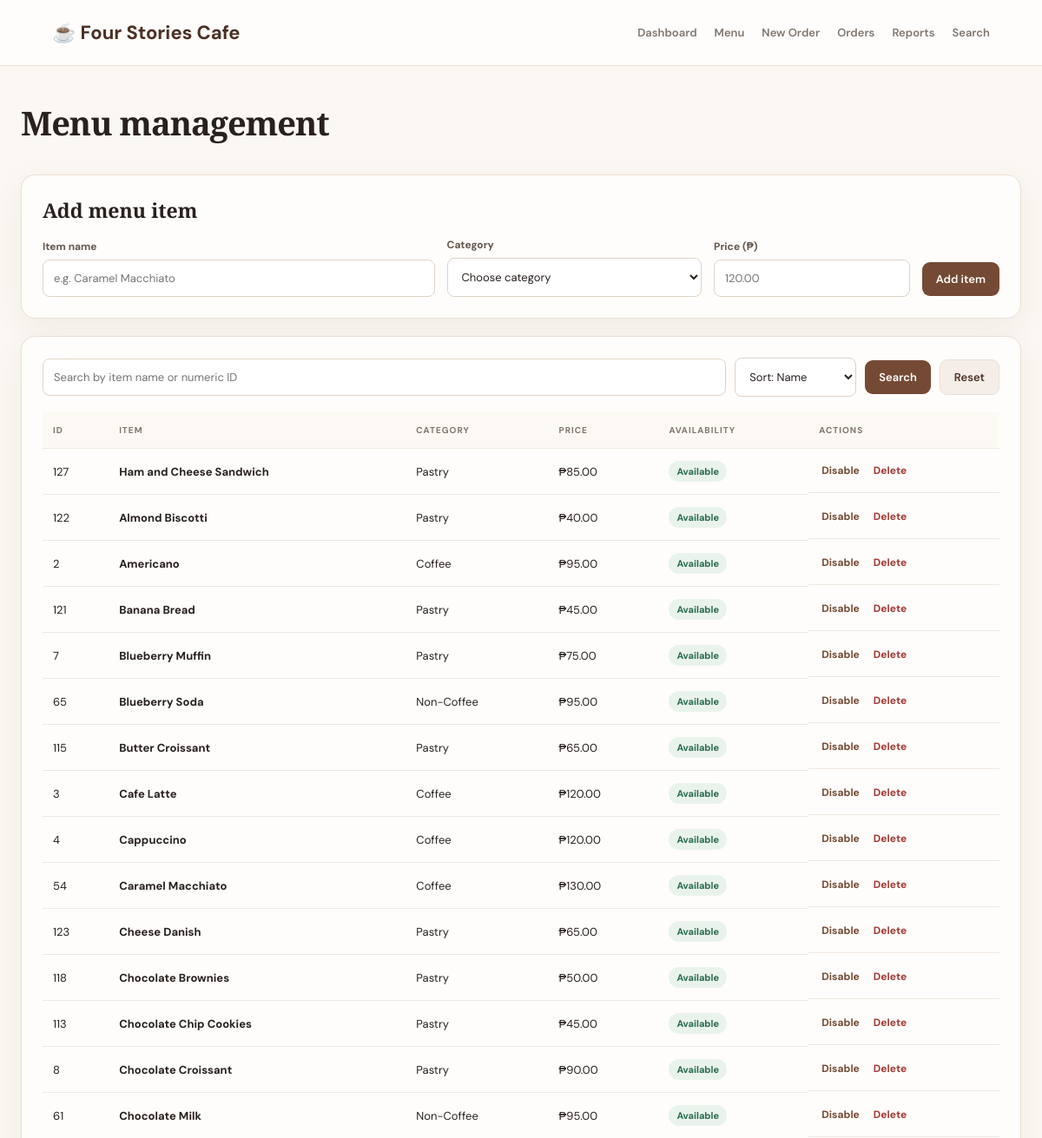
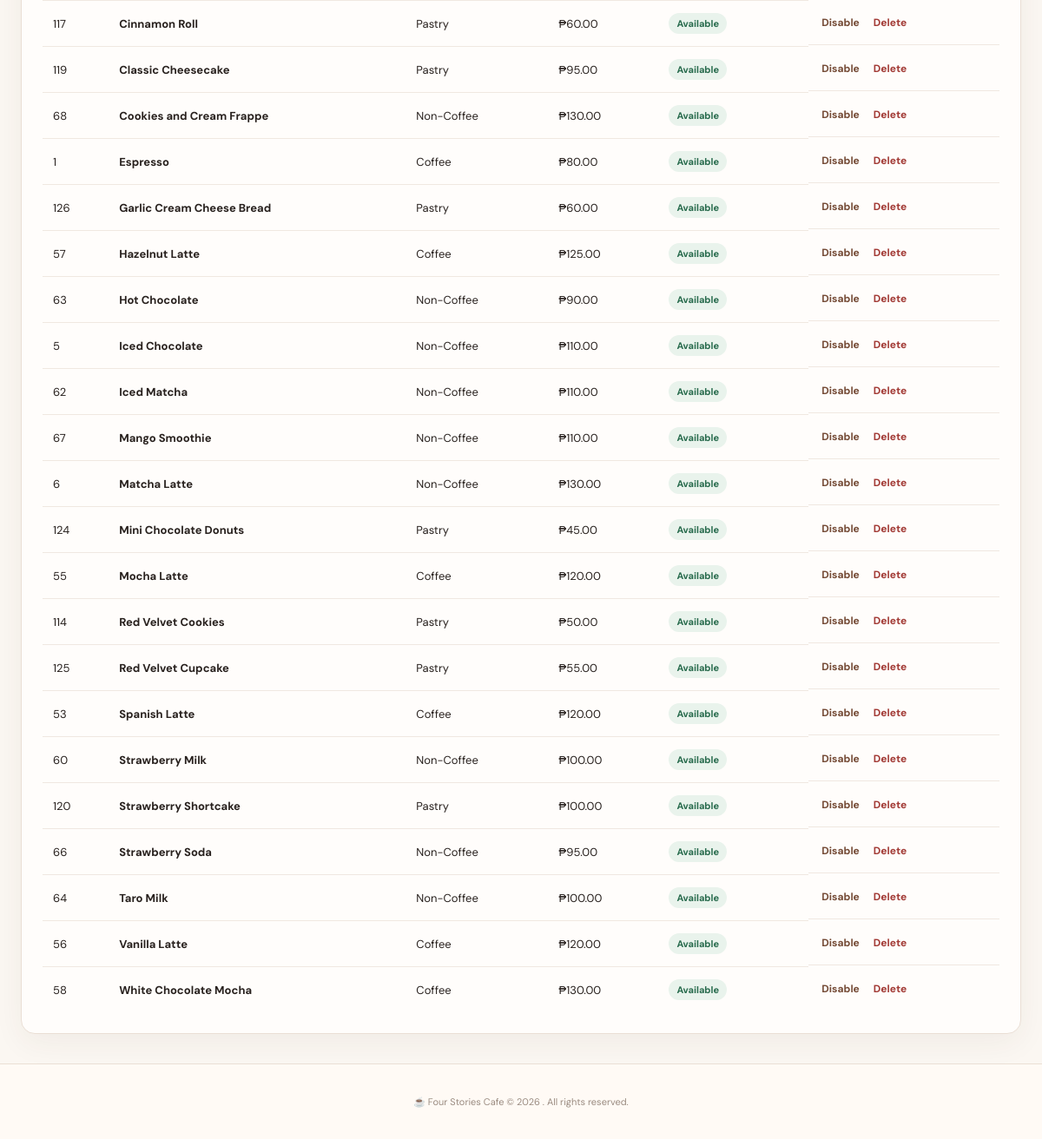
The page /menu on the database its author committed (2 pictures, top to bottom).
### tables this page shows
CREATE TABLE menu_items (
        id INTEGER PRIMARY KEY AUTOINCREMENT,
        name TEXT NOT NULL COLLATE NOCASE UNIQUE,
        category TEXT NOT NULL,
        price REAL NOT NULL CHECK(price >= 0),
        available INTEGER NOT NULL DEFAULT 1 CHECK(available IN (0,1))
    );

### app.py (the view, shortened to what this page needs)
@app.route("/menu", methods=["GET", "POST"])
def menu():
    db = get_db()
    query = request.args.get("q", "").strip()
    sort_by = request.args.get("sort", "name")
    items, hash_table = get_menu_cache()
    if query:
        if query.isdigit():
            found = hash_table.search(int(query))
            items = [found] if found else []
        else:
            items = [item for item in items if query.lower() in item["name"].lower()]
    if sort_by == "price":
        items = merge_sort(items, key="price")
    elif sort_by == "id":
        items = merge_sort(items, key="id")
    else:
        items = merge_sort(items, key="name")
    return render_template("menu.html", items=items, query=query, sort_by=sort_by)

### algorithms.py (called while the page is built)
def merge_sort(items, key="name"):
    if len(items) <= 1:
        return list(items)
    middle = len(items) // 2
    left = merge_sort(items[:middle], key)
    right = merge_sort(items[middle:], key)
    return _merge(left, right, key)

def _merge(left, right, key):
    result = []
    i = j = 0
    while i < len(left) and j < len(right):
        if left[i][key] <= right[j][key]:
            result.append(left[i])
            i += 1
        else:
            result.append(right[j])
            j += 1
    result.extend(left[i:])
    result.extend(right[j:])
    return result

### app.py (called while the page is built)
def get_menu_cache():
    db = get_db()
    rows = db.execute("SELECT id, name, category, price, available FROM menu_items ORDER BY id").fetchall()
    items = [dict(row) for row in rows]
    table = ChainedHashTable()
    for item in items:
        table.insert(item["id"], item)
    return items, table

### data_structures.py (called while the page is built)
    def _index(self, key):
        return hash(key) % self.capacity

    def insert(self, key, value):
        bucket = self.buckets[self._index(key)]
        for i, (existing_key, _existing_value) in enumerate(bucket):
            if existing_key == key:
                bucket[i] = (key, value)
                return
        bucket.append((key, value))
        self.size += 1

### database.py (called while the page is built)
def get_db():
    if "db" not in g:
        g.db = sqlite3.connect(DATABASE)
        g.db.row_factory = sqlite3.Row
        g.db.execute("PRAGMA foreign_keys = ON")
    return g.db

### templates/menu.html (shortened to what this page needs)
{% extends "base.html" %}
{% block content %}
<div class="page-head"><div><h1>Menu management</h1></div></div>
<section class="panel">
  <h2>Add menu item</h2>
  <form method="post" class="form-grid">
    <label>Item name<input name="name" maxlength="80" required placeholder="e.g. Caramel Macchiato"></label>
    <label>Category<select name="category" required><option value="">Choose category</option><option>Coffee</option><option>Non-Coffee</option><option>Pastry</option><option>Food</option><option>Other</option></select></label>
    <label>Price (₱)<input name="price" type="number" min="0" max="100000" step="0.01" required placeholder="120.00"></label>
    <div class="form-action"><button class="button" type="submit">Add item</button></div>
  </form>
</section>
<section class="panel">
  <form method="get" class="toolbar">
    <input name="q" value="{{ query }}" placeholder="Search by item name or numeric ID">
    <select name="sort"><option value="name" {% if sort_by=='name' %}selected{% endif %}>Sort: Name</option></select>
    <button class="button" type="submit">Search</button>
    <a class="button secondary" href="{{ url_for('menu') }}">Reset</a>
  </form>
  <div class="table-wrap"><table><thead><tr><th>ID</th><th>Item</th><th>Category</th><th>Price</th><th>Availability</th><th>Actions</th></tr></thead><tbody>
  {% for item in items %}<tr><td>{{ item.id }}</td><td><strong>{{ item.name }}</strong></td><td>{{ item.category }}</td><td>₱{{ "%.2f"|format(item.price) }}</td><td><span class="pill {% if not item.available %}off{% endif %}">{{ 'Available' if item.available else 'Unavailable' }}</span></td><td class="actions">
  <form method="post" action="{{ url_for('toggle_menu', item_id=item.id) }}"><button class="text-button" type="submit">{{ 'Disable' if item.available else 'Enable' }}</button></form>
  <form method="post" action="{{ url_for('delete_menu', item_id=item.id) }}" onsubmit="return confirm('Delete this menu item?')"><button class="text-button danger-text" type="submit">Delete</button></form>
  </td></tr>{% else %}<tr><td colspan="6" class="empty">No menu items match your search.</td></tr>{% endfor %}
  </tbody></table></div>
</section>
{% endblock %}

### templates/base.html (shortened to what this page needs)
<!doctype html>
<html lang="en">
<head>
  <link rel="stylesheet"
        href="{{ url_for('static', filename='style.css') }}">
</head>
<body>
<header class="topbar">
  <a class="brand" href="{{ url_for('index') }}">
    ☕ Four Stories Cafe
  </a>
  <nav>
    <a href="{{ url_for('index') }}">Dashboard</a>
    <a href="{{ url_for('menu') }}">Menu</a>
    <a href="{{ url_for('new_order') }}">New Order</a>
    <a href="{{ url_for('orders') }}">Orders</a>
    <a href="{{ url_for('reports') }}">Reports</a>
    <a href="{{ url_for('search_binary') }}">Search</a>
  </nav>
</header>
<main class="container">
  {% block content %}{% endblock %}
</main>
<footer>
<p class="copyright">
    ☕ Four Stories Cafe © 2026 . All rights reserved.
  </p>
</footer>
</body>
</html>

### static/style.css (style rules this page uses)
:root { --ink:#28211e;--muted:#80756e;--cream:#fbf7f2;--paper:#fffdfb;--line:#eadfd5;--coffee:#744a35;--coffee-dark:#4b3025;--peach:#f4e1d1;--green:#286b4d;--red:#a23a35;--shadow:0 10px 35px rgba(73,48,34,.06) }
* { box-sizing:border-box }
body { margin:0;background:var(--cream);color:var(--ink);font-family:'DM Sans',sans-serif;font-size:15px }
.topbar { min-height:76px;padding:0 max(5vw,24px);display:flex;align-items:center;justify-content:space-between;gap:24px;background:var(--paper);border-bottom:1px solid var(--line);position:sticky;top:0;z-index:10 }
.brand { font-weight:700;color:var(--coffee-dark);font-size:22px;text-decoration:none;white-space:nowrap }
.topbar nav { display:flex;gap:20px;flex-wrap:wrap }
.topbar nav a { font-size:13px;font-weight:600;text-decoration:none;color:var(--muted) }
.container { max-width:1200px;margin:34px auto;padding:0 24px;min-height:75vh }
.hero h1,.page-head h1 { font-family:'Playfair Display',serif;font-size:clamp(30px,4vw,46px);margin:5px 0 12px;letter-spacing:-1px }
.button { border:0;display:inline-flex;align-items:center;justify-content:center;padding:11px 16px;border-radius:9px;background:var(--coffee);color:white;text-decoration:none;font:600 13px 'DM Sans',sans-serif;cursor:pointer }
.button.secondary { background:#f5eee8;color:var(--coffee-dark);border:1px solid var(--line) }
.panel { background:var(--paper);border:1px solid var(--line);border-radius:16px;padding:24px;margin:20px 0;box-shadow:var(--shadow) }
h2 { font-family:'Playfair Display',serif;font-size:23px;margin:0 0 16px }
.section-head,.page-head { display:flex;justify-content:space-between;align-items:center;gap:20px }
.page-head { margin:0 0 22px }
.page-head h1 { font-size:38px }
.table-wrap { width:100%;overflow-x:auto }
table { width:100%;border-collapse:collapse;white-space:nowrap }
th,td { text-align:left;padding:14px 12px;border-bottom:1px solid #f0e8e1;font-size:13px }
th { font-size:10px;text-transform:uppercase;letter-spacing:1px;color:var(--muted);background:#fcf8f4 }
tbody tr:last-child td { border-bottom:0 }
.pill { display:inline-block;background:#e9f3ec;color:#286b4d;border-radius:20px;padding:5px 9px;font-size:11px;font-weight:700 }
.form-grid { display:grid;grid-template-columns:2fr 1.3fr 1fr auto;gap:14px;align-items:end }
label { display:flex;flex-direction:column;gap:7px;font-size:12px;font-weight:700;color:#64564e }
input,select { font:13px 'DM Sans',sans-serif;padding:12px;border:1px solid #dfd2c7;border-radius:8px;background:#fff;color:var(--ink);min-width:0 }
.form-action { padding-bottom:1px }
.toolbar { display:flex;gap:10px;margin-bottom:18px;align-items:center }
.toolbar input { flex:1 }
.toolbar select { min-width:140px }
.actions { display:flex;gap:10px;align-items:center }
.actions form { display:inline }
.text-button { border:0;background:none;color:var(--coffee);font:700 12px 'DM Sans',sans-serif;cursor:pointer;padding:3px }
.danger-text,.error-text { color:var(--red)!important }
footer { text-align:center;color:#9a8b80;font-size:11px;padding:25px;border-top:1px solid var(--line);background:#fffaf5 }

### rows shown on the page
menu_items: id "127", name "Ham and Cheese Sandwich", category "Pastry", price "85.00", available "Available", available "Disable"
menu_items: id "122", name "Almond Biscotti", category "Pastry", price "40.00", available "Available", available "Disable"
menu_items: id "2", name "Americano", category "Coffee", price "95.00", available "Available", available "Disable"
menu_items: id "121", name "Banana Bread", category "Pastry", price "45.00", available "Available", available "Disable"
menu_items: id "7", name "Blueberry Muffin", category "Pastry", price "75.00", available "Available", available "Disable"
menu_items: id "65", name "Blueberry Soda", category "Non-Coffee", price "95.00", available "Available", available "Disable"
menu_items: id "115", name "Butter Croissant", category "Pastry", price "65.00", available "Available", available "Disable"
menu_items: id "3", name "Cafe Latte", category "Coffee", price "120.00", available "Available", available "Disable"
menu_items: id "4", name "Cappuccino", category "Coffee", price "120.00", available "Available", available "Disable"
menu_items: id "54", name "Caramel Macchiato", category "Coffee", price "130.00", available "Available", available "Disable"
menu_items: id "123", name "Cheese Danish", category "Pastry", price "65.00", available "Available", available "Disable"
menu_items: id "118", name "Chocolate Brownies", category "Pastry", price "50.00", available "Available", available "Disable"
menu_items: id "113", name "Chocolate Chip Cookies", category "Pastry", price "45.00", available "Available", available "Disable"
menu_items: id "8", name "Chocolate Croissant", category "Pastry", price "90.00", available "Available", available "Disable"
menu_items: id "61", name "Chocolate Milk", category "Non-Coffee", price "95.00", available "Available", available "Disable"
menu_items: id "117", name "Cinnamon Roll", category "Pastry", price "60.00", available "Available", available "Disable"
menu_items: id "119", name "Classic Cheesecake", category "Pastry", price "95.00", available "Available", available "Disable"
menu_items: id "68", name "Cookies and Cream Frappe", category "Non-Coffee", price "130.00", available "Available", available "Disable"
menu_items: id "1", name "Espresso", category "Coffee", price "80.00", available "Available", available "Disable"
menu_items: id "126", name "Garlic Cream Cheese Bread", category "Pastry", price "60.00", available "Available", available "Disable"
menu_items: id "57", name "Hazelnut Latte", category "Coffee", price "125.00", available "Available", available "Disable"
menu_items: id "63", name "Hot Chocolate", category "Non-Coffee", price "90.00", available "Available", available "Disable"
menu_items: id "5", name "Iced Chocolate", category "Non-Coffee", price "110.00", available "Available", available "Disable"
menu_items: id "62", name "Iced Matcha", category "Non-Coffee", price "110.00", available "Available", available "Disable"
menu_items: id "67", name "Mango Smoothie", category "Non-Coffee", price "110.00", available "Available", available "Disable"
menu_items: id "6", name "Matcha Latte", category "Non-Coffee", price "130.00", available "Available", available "Disable"
menu_items: id "124", name "Mini Chocolate Donuts", category "Pastry", price "45.00", available "Available", available "Disable"
menu_items: id "55", name "Mocha Latte", category "Coffee", price "120.00", available "Available", available "Disable"
menu_items: id "114", name "Red Velvet Cookies", category "Pastry", price "50.00", available "Available", available "Disable"
menu_items: id "125", name "Red Velvet Cupcake", category "Pastry", price "55.00", available "Available", available "Disable"
menu_items: id "53", name "Spanish Latte", category "Coffee", price "120.00", available "Available", available "Disable"
menu_items: id "60", name "Strawberry Milk", category "Non-Coffee", price "100.00", available "Available", available "Disable"
menu_items: id "120", name "Strawberry Shortcake", category "Pastry", price "100.00", available "Available", available "Disable"
menu_items: id "66", name "Strawberry Soda", category "Non-Coffee", price "95.00", available "Available", available "Disable"
menu_items: id "64", name "Taro Milk", category "Non-Coffee", price "100.00", available "Available", available "Disable"
menu_items: id "56", name "Vanilla Latte", category "Coffee", price "120.00", available "Available", available "Disable"
menu_items: id "58", name "White Chocolate Mocha", category "Coffee", price "130.00", available "Available", available "Disable"
